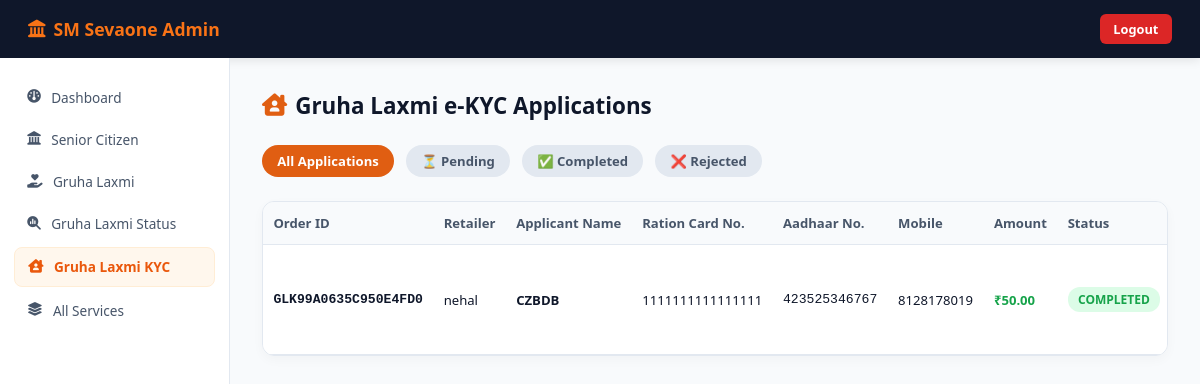
The page /admin-portal/gruha-laxmi-kyc/ (signed in) on the database its author committed.
### app/models.py (models this page shows, shortened)
class GruhaLaxmiKYCApplication(models.Model):
    STATUS_CHOICES = [('PENDING', 'Pending'), ('PROCESSING', 'Processing'), ('COMPLETED', 'Completed'), ('REJECTED', 'Rejected')]
    retailer            = models.ForeignKey(Retailer, on_delete=models.SET_NULL, null=True, blank=True, related_name='gruha_laxmi_kyc_applications')
    order_id            = models.CharField(max_length=50, unique=True, editable=False)
    ration_number       = models.CharField(max_length=30)
    aadhaar_number      = models.CharField(max_length=12)
    applicant_name      = models.CharField(max_length=100)
    mobile              = models.CharField(max_length=10)
    output_pdf          = models.FileField(upload_to=upload_gruha_laxmi_kyc_output_pdf, null=True, blank=True)
    rejection_reason    = models.TextField(blank=True)
    amount              = models.DecimalField(max_digits=10, decimal_places=2, default=50.00)
    status              = models.CharField(max_length=20, choices=STATUS_CHOICES, default='PENDING')
    created_at          = models.DateTimeField(auto_now_add=True)
    processed_at        = models.DateTimeField(null=True, blank=True)
    class Meta:
        ordering = ['-created_at']

class Retailer(models.Model):
    retailer_id    = models.UUIDField(default=uuid.uuid4, editable=False, unique=True)
    user_id        = models.CharField(max_length=50, unique=True)
    password       = models.CharField(max_length=255)
    full_name      = models.CharField(max_length=100)
    mobile         = models.CharField(max_length=15, unique=True)
    email          = models.EmailField(max_length=100, blank=True)
    state          = models.CharField(max_length=50, blank=True)
    address        = models.TextField(blank=True)
    wallet_balance = models.DecimalField(max_digits=10, decimal_places=2, default=0)
    is_verified    = models.BooleanField(default=False)
    is_active      = models.BooleanField(default=True)
    created_at     = models.DateTimeField(auto_now_add=True)

### app/admin_views.py (the view)
# urls.py: path('admin-portal/gruha-laxmi-kyc/', admin_views.admin_gruha_laxmi_kyc_applications, name='admin_gruha_laxmi_kyc_list'),
def admin_gruha_laxmi_kyc_applications(request):
    if not _check_admin(request):
        return redirect('admin_login')
    status_filter = request.GET.get('status', 'ALL').upper()
    applications = GruhaLaxmiKYCApplication.objects.all()
    if status_filter in ['PENDING', 'PROCESSING', 'COMPLETED', 'REJECTED']:
        applications = applications.filter(status=status_filter)
    return render(request, 'admin_gruha_laxmi_kyc_list.html', {
        'applications': applications,
        'current_status': status_filter
    })

### app/admin_views.py (called while the page is built)
def _check_admin(request):
    return request.session.get('is_admin') is True

### pan_project/templates/admin_gruha_laxmi_kyc_list.html (shortened to what this page needs)
<!DOCTYPE html>
<html lang="en">
<head>
<link rel="stylesheet" href="https://cdnjs.cloudflare.com/ajax/libs/font-awesome/6.4.0/css/all.min.css">
</head>
<body>
<div class="topbar">
  <div class="brand"><i class="fa-solid fa-landmark"></i> SM Sevaone Admin</div>
  <a href="{% url 'admin_logout' %}" class="btn-logout">Logout</a>
</div>
<div class="main-wrap">
  <div class="sidebar">
    <a href="{% url 'admin_dashboard' %}" class="nav-item"><i class="fa-solid fa-gauge"></i> Dashboard</a>
    <a href="{% url 'admin_senior_list' %}" class="nav-item"><i class="fa-solid fa-landmark"></i> Senior Citizen</a>
    <a href="{% url 'admin_gruha_laxmi_list' %}" class="nav-item"><i class="fa-solid fa-hand-holding-heart"></i> Gruha Laxmi</a>
    <a href="{% url 'admin_gruha_laxmi_status_list' %}" class="nav-item"><i class="fa-solid fa-magnifying-glass-chart"></i> Gruha Laxmi Status</a>
    <a href="{% url 'admin_gruha_laxmi_kyc_list' %}" class="nav-item active"><i class="fa-solid fa-house-chimney-user"></i> Gruha Laxmi KYC</a>
    <a href="{% url 'admin_other_services' %}" class="nav-item"><i class="fa-solid fa-layer-group"></i> All Services</a>
  </div>
  <div class="content">
    <div class="header-row">
      <h2 class="page-title"><i class="fa-solid fa-house-chimney-user" style="color:#e05e12"></i> Gruha Laxmi e-KYC Applications</h2>
    </div>
    <div class="filters">
      <a href="?status=ALL" class="filter-btn {% if current_status == 'ALL' %}active{% endif %}">All Applications</a>
      <a href="?status=PENDING" class="filter-btn {% if current_status == 'PENDING' %}active{% endif %}">⏳ Pending</a>
      <a href="?status=COMPLETED" class="filter-btn {% if current_status == 'COMPLETED' %}active{% endif %}">✅ Completed</a>
      <a href="?status=REJECTED" class="filter-btn {% if current_status == 'REJECTED' %}active{% endif %}">❌ Rejected</a>
    </div>
    <div class="card-table">
      <table>
        <thead>
          <tr>
            <th>Order ID</th>
            <th>Retailer</th>
            <th>Applicant Name</th>
            <th>Ration Card No.</th>
            <th>Aadhaar No.</th>
            <th>Mobile</th>
            <th>Amount</th>
            <th>Status</th>
          </tr>
        </thead>
        <tbody>
          {% for app in applications %}
          <tr>
            <td style="font-weight:700;color:#0f172a;font-family:monospace">{{ app.order_id }}</td>
            <td>{{ app.retailer.user_id|default:app.retailer.full_name }}</td>
            <td style="font-weight:600">{{ app.applicant_name }}</td>
            <td>{{ app.ration_number }}</td>
            <td style="font-family:monospace">{{ app.aadhaar_number }}</td>
            <td>{{ app.mobile }}</td>
            <td style="font-weight:700;color:#16a34a">₹{{ app.amount }}</td>
            <td>
              {% if app.status == 'COMPLETED' %}
                <span class="badge badge-completed">COMPLETED</span>
              {% elif app.status == 'REJECTED' %}
                <span class="badge badge-rejected">REJECTED</span>
              {% else %}
                <span class="badge badge-pending">PENDING</span>
              {% endif %}
            </td>
          </tr>
          {% empty %}
          <tr>
            <td colspan="10" style="text-align:center;padding:2rem;color:#64748b">No Gruha Laxmi e-KYC applications found.</td>
          </tr>
          {% endfor %}
        </tbody>
      </table>
    </div>
  </div>
</div>
</body>
</html>

### pan_project/templates/admin_gruha_laxmi_kyc_list.html (style rules this page uses)
* { box-sizing:border-box;margin:0;padding:0 }
body { font-family:'Segoe UI',system-ui,-apple-system,sans-serif;background:#f8fafc;color:#0f172a;min-height:100vh;display:flex;flex-direction:column }
.topbar { background:#0f172a;color:#fff;padding:.9rem 1.75rem;display:flex;align-items:center;justify-content:space-between;box-shadow:0 2px 10px rgba(0,0,0,0.1) }
.brand { font-size:1.1rem;font-weight:700;color:#f97316;display:flex;align-items:center;gap:8px }
.btn-logout { background:#dc2626;color:#fff;padding:.35rem .85rem;border-radius:6px;text-decoration:none;font-size:.8rem;font-weight:600 }
.main-wrap { display:flex;flex:1 }
.sidebar { width:230px;background:#ffffff;border-right:1px solid #e2e8f0;padding:1.25rem .85rem;display:flex;flex-direction:column;gap:.25rem }
.nav-item { display:flex;align-items:center;gap:.65rem;padding:.6rem .85rem;border-radius:8px;font-size:.85rem;color:#475569;text-decoration:none;font-family:inherit;transition:all 0.15s ease }
.nav-item.active { background:#fff7ed;color:#ea580c;font-weight:700;border:1px solid #ffedd5 }
.content { flex:1;padding:2rem;overflow-y:auto }
.header-row { display:flex;align-items:center;justify-content:space-between;margin-bottom:1.5rem }
.page-title { font-size:1.4rem;font-weight:700;color:#0f172a;display:flex;align-items:center;gap:8px }
.filters { display:flex;align-items:center;gap:.75rem;margin-bottom:1.5rem }
.filter-btn { padding:.45rem .95rem;border-radius:20px;background:#e2e8f0;color:#475569;text-decoration:none;font-size:.82rem;font-weight:600 }
.filter-btn.active,.filter-btn:hover { background:#e05e12;color:#fff }
.card-table { background:#fff;border-radius:12px;box-shadow:0 4px 12px rgba(0,0,0,0.03);border:1px solid #e2e8f0;overflow-x:auto }
table { width:100%;border-collapse:collapse;text-align:left;min-width:900px }
th,td { padding:.75rem .65rem;border-bottom:1px solid #e2e8f0;font-size:.82rem;vertical-align:middle }
th { background:#f8fafc;color:#475569;font-weight:700;white-space:nowrap }
.badge { display:inline-block;padding:.25rem .65rem;border-radius:12px;font-size:.75rem;font-weight:700;white-space:nowrap }
.badge-completed { background:#dcfce7;color:#16a34a }

### rows shown on the page
GruhaLaxmiKYCApplication: order_id "GLK99A0635C950E4FD0", retailer.user_id "nehal", applicant_name "CZBDB", ration_number "1111111111111111", aadhaar_number "423525346767", mobile "8128178019", amount "50.00", status "COMPLETED"
